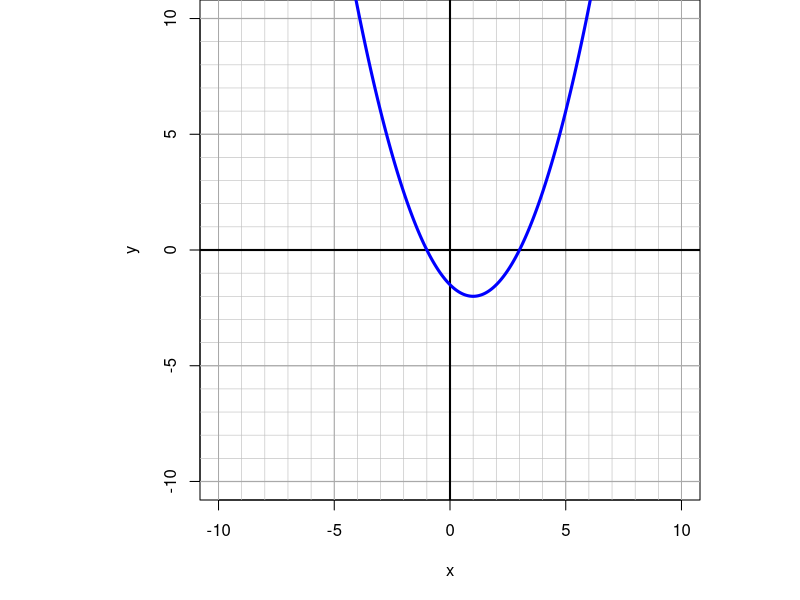

This figure's R source:
## ---- chunk 1
### update the graph to have easier gridlines!
while(T){
    h = sample(-4:4,1)
    k = sample(1:8,1)
    if(h!=k){break}
}
isup = sample(c(T,F),1)
mult = -1+2*isup
k = k*(-mult)
dis = sample(2:5,1)
roots = c(h-dis,h+dis)
p = roots[1]
q = roots[2]
k2 = (h-p)*(h-q)
a = k/k2
adom = "(-∞,∞)"
if(isup){
  ainc = paste0("(",h,",∞)")
  adec = paste0("(-∞,",h,")")
  apos = paste0("(-∞,",p,")U(",q,",∞)")
  aneg = paste0("(",p,",",q,")")
  aran = paste0("[",k,",∞)")
} else {
  adec = paste0("(",h,",∞)")
  ainc = paste0("(-∞,",h,")")
  aneg = paste0("(-∞,",p,")U(",q,",∞)")
  apos = paste0("(",p,",",q,")")
  aran = paste0("(-∞,",k,"]")
}
fun = function(x){a*(x-p)*(x-q)}
achos = sample(c(ainc,adec,apos,aneg,adom,aran))
schos = paste0("* ",achos,"\n",collapse="")

ans1 = paste0(1*(achos==apos),collapse="")
ans2 = paste0(1*(achos==aneg),collapse="")
ans3 = paste0(1*(achos==ainc),collapse="")
ans4 = paste0(1*(achos==adec),collapse="")
ans5 = paste0(1*(achos==adom),collapse="")
ans6 = paste0(1*(achos==aran),collapse="")
## ---- chunk 2
par(pty="s",mar=c(5,5,0,0))
x = seq(-11,11,0.001)
plot(x,fun(x),type="n",xlim=c(-10,10),ylim=c(-10,10),lwd=2,ylab="y",xlab="x")
for(j in seq(-10,10,1)){
  abline(h=j,lwd=0.6,col="grey")
  abline(v=j,lwd=0.6,col="grey")
}
for(j in seq(-10,10,5)){
  abline(h=j,lwd=1.2,col="darkgrey")
  abline(v=j,lty=1.2,col="darkgrey")
}
abline(h=0,lwd=2)
abline(v=0,lwd=2)
lines(x,fun(x),type="l",lwd=3,col="blue")
